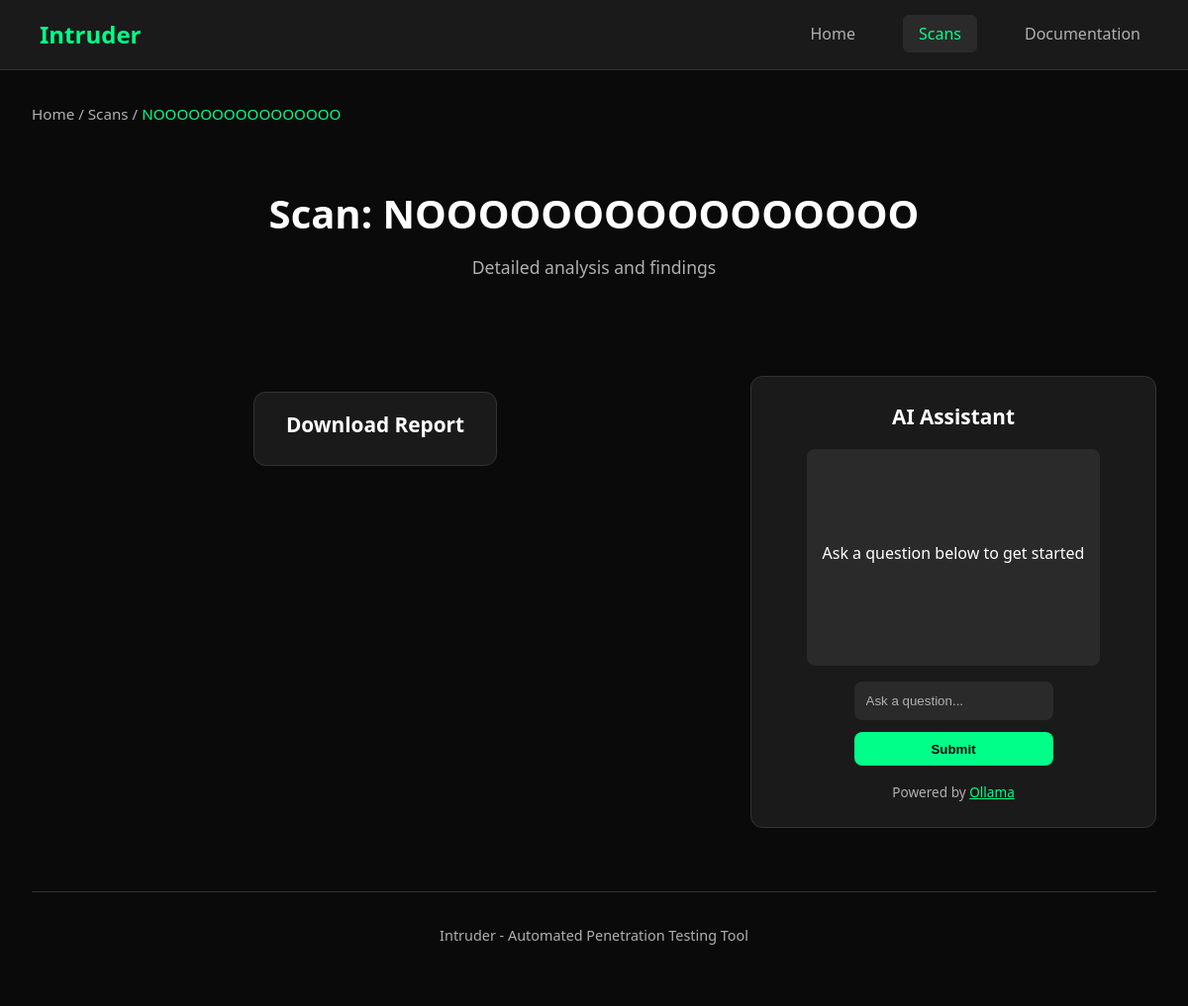
Page /home/scans/NOOOOOOOOOOOOOOOO on the earlier database version.
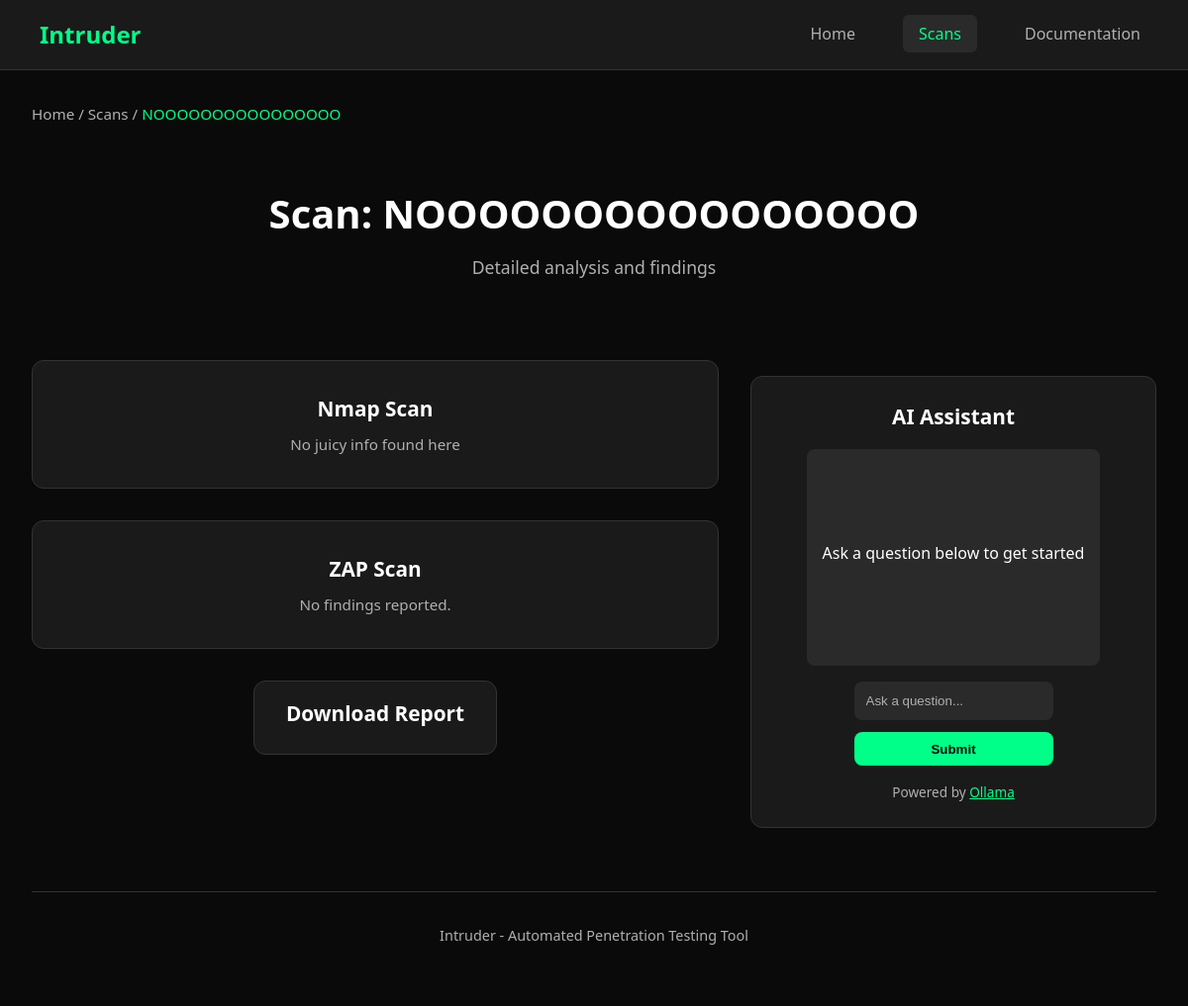
Same page on the later database version.
### tables this page shows
CREATE TABLE PROCESSES (
                    id INTEGER PRIMARY KEY AUTOINCREMENT,
                    processType TEXT NOT NULL,
                    processOutput TEXT NOT NULL,
                    nameScan TEXT NOT NULL,
                    FOREIGN KEY(nameScan) REFERENCES SCANS(scanName)
                );

### app/main.py (the view)
@app.route("/home/scans/<scanName>", methods=['POST', 'GET'])
def scanDetail(scanName):
    scanDetail = getScansDetails(DB_PATH, scanName)
    scanDetail = convertTuples(scanDetail)
    if request.method == 'POST':
        if "asking" in request.form:
            print("Form submitted")
            question = request.form.get("iaInput")
            response = getResponseFromAI(question, scanDetail)
            return render_template("scanBase.html", scan=scanName, scansContent=scanDetail, response=response, question=question)
    return render_template("scanBase.html", scan = scanName, scansContent = scanDetail)

### database/database.py (called while the page is built)
def getScansDetails(db_path='database.db', scanName="default"):
    try:
        with sqlite3.connect(db_path) as conn:
            cursor = conn.cursor()
            cursor.execute("SELECT * from PROCESSES where nameScan = ?", (scanName,))
            rows = cursor.fetchall()
            print(len(rows))
            return rows
    except sqlite3.Error as e:
        print(f"[!] Database error: {e}")
    except Exception as e:
        print(f"[!] Unexpected error: {e}")
    return ["default"]

### app/templates/scanBase.html (shortened to what this page needs)
<!DOCTYPE html>
<html lang="en">
<head>
    <link rel="stylesheet" href="{{ url_for('static', filename='style.css') }}">
</head>
<body>
    <header>
        <nav>
            <div class="logo">
                Intruder
            </div>
            <ul class="nav-links">
                <li><a href="/home">Home</a></li>
                <li><a href="/home/scans" class="active">Scans</a></li>
                <li><a href="/home/docs">Documentation</a></li>
            </ul>
        </nav>
    </header>
    <div class="container">
        <div class="breadcrumb" style="margin-bottom: 1.5rem;">
            <a href="/home">Home</a> /
            <a href="/home/scans">Scans</a> /
            <a href="/home/scans/{{ scan }}" class="active">{{ scan }}</a>
        </div>
        <div class="page-header">
            <h1 class="page-title">Scan: {{ scan }}</h1>
            <p class="page-subtitle">Detailed analysis and findings</p>
        </div>
        <div style="display: flex; flex-wrap: wrap; gap: 2rem;">
            <div style="flex: 1 1 60%;">
                {% for detail in scansContent %}
                    <div class="action-card" style="margin-bottom: 2rem;">
                        {% if detail[1] == 'nmap' %}
                            <h2 class="action-title">Nmap Scan</h2>
                            {% if detail[2]|length == 0 %}
                                <p class="action-description">No juicy info found here</p>
                            {% endif %}
                        {% endif %}
                        {% if detail[1] == 'zap' %}
                            <h2 class="action-title">ZAP Scan</h2>
                            {% if detail[2]|length == 0 %}
                                <p class="action-description">No findings reported.</p>
                            {% endif %}
                        {% endif %}
                    </div>
                {% endfor %}
                <div style="text-align: center; margin-top: 2rem;">
                    <a href="/home/scans/{{ scan }}/export" class="action-card" style="display: inline-block; padding: 1rem 2rem;">
                        <h3 class="action-title">Download Report</h3>
                    </a>
                </div>
            </div>
            <div style="flex: 1 1 35%;">
                <div id="ai" class="action-card" style="padding: 1.5rem; margin-top: 1rem; position: sticky; top: 100px;">
                    <h2 class="action-title" style="margin-bottom: 1rem;">AI Assistant</h2>
                    <div id="aiResponse" style="margin-bottom: 1rem; max-height: 300px; overflow-y: auto; background: var(--accent-bg); padding: 1rem; border-radius: 8px; white-space: pre-wrap;">
                        {% if response %}
                            <p><strong>User:</strong> {{ question }}</p>
                            <p><strong>AI:</strong> {{ response }}</p>
                        {% else %}
                            <p>Ask a question below to get started</p>
                        {% endif %}
                    </div>
                    <div id="aiFooter">
                        <form action="" id="aiForm" method="post" style="display: flex; flex-direction: column; gap: 0.75rem;">
                            <input type="text" id="aiInput" name="iaInput" placeholder="Ask a question..." required
                                style="padding: 0.75rem; border: none; border-radius: 8px; background: var(--accent-bg); color: var(--primary-text);">
                            <input type="submit" value="Submit" name="asking"
                                style="padding: 0.6rem; border: none; border-radius: 8px; background: var(--accent-color); color: #000; font-weight: bold; cursor: pointer;">
                        </form>
                        <p style="margin-top: 1rem; font-size: 0.85rem; color: var(--secondary-text);">
                            Powered by <a href="https://ollama.ai" target="_blank" style="color: var(--accent-color);">Ollama</a>
                        </p>
                    </div>
                </div>
            </div>
        </div>
        <div class="footer">
            <p class="footer-text">Intruder - Automated Penetration Testing Tool</p>
        </div>
    </div>
</body>
</html>

### app/static/style.css (style rules this page uses)
* { margin: 0; padding: 0; box-sizing: border-box; }
:root { --primary-bg: #0a0a0a; --secondary-bg: #1a1a1a; --accent-bg: #2a2a2a; --primary-text: #ffffff; --secondary-text: #b0b0b0; --accent-color: #00ff88; --border-color: #333333; --hover-bg: #333333; }
body { font-family: 'Segoe UI', Tahoma, Geneva, Verdana, sans-serif; background: var(--primary-bg); color: var(--primary-text); line-height: 1.6; min-height: 100vh; }
header { background: var(--secondary-bg); border-bottom: 1px solid var(--border-color); position: sticky; top: 0; z-index: 100; }
nav { display: flex; justify-content: space-between; align-items: center; padding: 1rem 2rem; max-width: 1200px; margin: 0 auto; }
ul { list-style: none; }
.logo { font-size: 1.5rem; font-weight: bold; color: var(--accent-color); display: flex; align-items: center; gap: 0.5rem; }
.nav-links { display: flex; gap: 2rem; list-style: none; }
.nav-links a { color: var(--secondary-text); text-decoration: none; padding: 0.5rem 1rem; border-radius: 6px; transition: all 0.2s ease; }
.nav-links a.active { color: var(--accent-color); background: var(--accent-bg); }
.container { max-width: 1200px; margin: 0 auto; padding: 2rem; }
.page-header { text-align: center; margin-bottom: 3rem; padding: 2rem 0; }
.page-title { font-size: 2.5rem; margin-bottom: 0.5rem; color: var(--primary-text); }
.page-subtitle { color: var(--secondary-text); font-size: 1.1rem; }
.action-card { background: var(--secondary-bg); border: 1px solid var(--border-color); border-radius: 12px; padding: 2rem; text-decoration: none; color: var(--primary-text); transition: all 0.2s ease; display: flex; flex-direction: column; align-items: center; text-align: center; position: relative; overflow: hidden; }
.action-card::before { content: ''; position: absolute; top: 0; left: -100%; width: 100%; height: 2px; background: var(--accent-color); transition: left 0.3s ease; }
.action-title { font-size: 1.3rem; margin-bottom: 0.5rem; font-weight: 600; }
.action-description { color: var(--secondary-text); font-size: 0.95rem; line-height: 1.5; }
.footer { margin-top: 4rem; padding: 2rem 0; text-align: center; border-top: 1px solid var(--border-color); }
.footer-text { color: var(--secondary-text); font-size: 0.9rem; }
#ai input[type="text"]::placeholder { color: var(--secondary-text); }
#aiResponse p { margin-bottom: 0.5rem; color: var(--primary-text); white-space: pre-wrap; word-wrap: break-word; }
.breadcrumb { font-size: 0.95rem; color: var(--secondary-text); margin-bottom: 1.5rem; }
.breadcrumb a { color: var(--secondary-text); text-decoration: none; transition: color 0.2s ease; }
.breadcrumb a.active { color: var(--accent-color); font-weight: 500; }
.page-header, .actions-grid { animation: fadeIn 0.8s ease; }

Differences in the rows shown:
added PROCESSES: processType "Nmap Scan"
added PROCESSES: processType "ZAP Scan"
